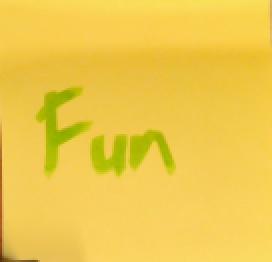
#> input picture classification/data/fun/Fun.png, 136 x 131 px (shown 2 times larger); its folder holds only this picture in this run
$ python create_model.py
#> lines starting #> are read from the running program, lines starting #| are printed output that depends on the picture
# pip install scikit-learn  numpy  joblib

import cv2, os, joblib
import numpy as np
from sklearn.svm import SVC

X, y = [], []
root_dir = 'data'

# 1. Training Set Construction [10 marks]
if os.path.exists(root_dir):
    for label_name in os.listdir(root_dir):
        folder_path = os.path.join(root_dir, label_name)
        if os.path.isdir(folder_path):
            for f in os.listdir(folder_path):
                if f.lower().endswith('.png'):
                    img = cv2.imread(os.path.join(folder_path, f), 0)
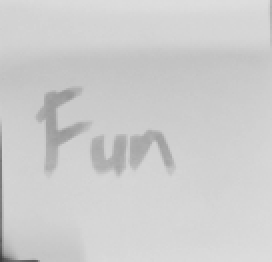
#> img: shape (131, 136) (shown 2 times larger); min 61, max 222, mean 205.1
                    if img is not None:
                        X.append(cv2.resize(img, (64, 64)).flatten())
                        y.append(label_name)
#> pass 2 of the loop `for label_name in os.listdir(root_dir):`:
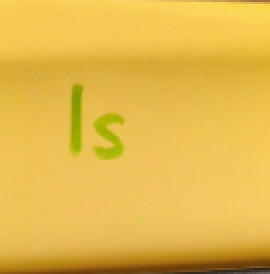
#> input picture classification/data/is/Is.png, 135 x 137 px (shown 2 times larger)
#> `img = cv2.imread(os.path.join(folder_path, f), 0)`:
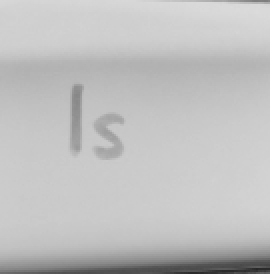
#> img: shape (137, 135) (shown 2 times larger); min 39, max 219, mean 191.5
#> pass 3 of the loop `for label_name in os.listdir(root_dir):`:
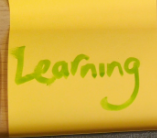
#> input picture classification/data/learning/learning.png, 157 x 138 px
#> `img = cv2.imread(os.path.join(folder_path, f), 0)`:
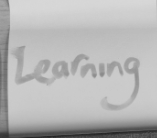
#> img: shape (138, 157); min 39, max 216, mean 181.6
#> the loop made 4 passes; the first 3 are shown

# 2. Implementation: Only train and save if data was found [20 marks]
if X:
    model = SVC(kernel='linear').fit(X, y) # This defines 'model'
    print("Training complete.")

    # Save the model so it can be used for the airport cameras later
    joblib.dump(model, 'sticky_note_model.pkl')
    print("Model saved as sticky_note_model.pkl")
else:
    print("Error: No images found. 'model' was never created.")
